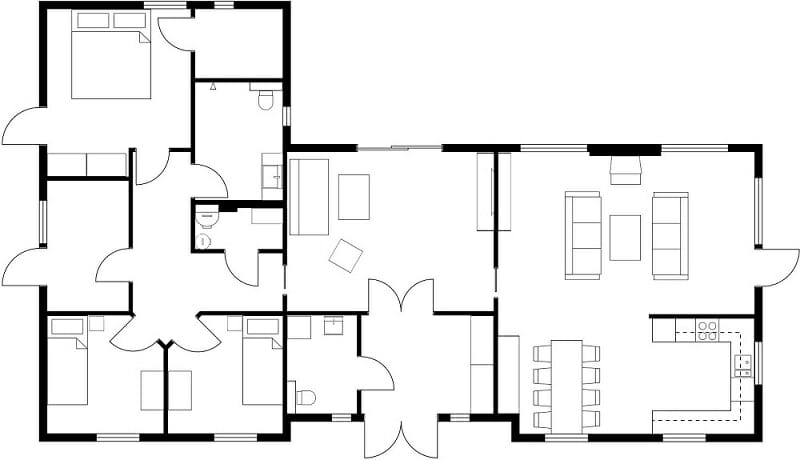
#> input picture Floorplans/1.jpg, 800 x 460 px
$ python -i ImageProcessing.py   (imports and definitions only)
#> lines starting #> are read from the running program, lines starting #| are printed output that depends on the picture; after the words box and inside, x2 and y2 are one past the last pixel; in counts of white or black regions, pixels touching at a corner belong together
import cv2 as cv
import numpy as np

# [2 lines not run here, left out]

def main():

    #read and display original floorplan in grayscale mode
    floorPlanNum = 2
    img = cv.imread(f'Floorplans/{floorPlanNum}.jpg', cv.IMREAD_GRAYSCALE)
    # cv.imshow('Input Floorplan', img)

    #dilate image to remove text
    kernalSize = 3
    kernel = np.ones((kernalSize, kernalSize), np.uint8)
    dilatedImg = cv.dilate(img, kernel) #key line
    # cv.imshow('Dilated', dilatedImg)

    #convert to black and white (thresholding)
    threshold, bwImg = cv.threshold(dilatedImg, 192, 255, cv.THRESH_BINARY)
    # cv.imshow('Thresholded', bwImg)

    #erode image
    kernalSize = 4
    kernel = np.ones((kernalSize, kernalSize), np.uint8)
    erodedImg = cv.erode(bwImg, kernel)
    # cv.imshow('Eroded', erodedImg)

    #invert the image to make the next module, 2D to 3D, easier.
    invertedImg = cv.bitwise_not(erodedImg)
    # cv.imshow('Inverted', invertedImg)

    #denoise
    nlabels, labels, stats, centroids = cv.connectedComponentsWithStats(invertedImg, None, None, None, 8, cv.CV_32S)
    areas = stats[1:,cv.CC_STAT_AREA]
    denoisedImg = np.zeros((labels.shape), np.uint8)
    for i in range(0, nlabels - 1):
        if areas[i] >= 25: #then keep
            denoisedImg[labels == i+1] = 255
    # cv.imshow('Processed Floorplan', denoisedImg)

    #save image
    cv.imwrite('Floorplans/Output.png', denoisedImg)

    # cv.waitKey(0)
    # cv.destroyAllWindows()

def processFloorPlan(inputPath):

    #read and display original floorplan in grayscale mode
    # floorPlanNum = 2
#> called with inputPath = '../../Floorplans/1.jpg'
    img = cv.imread(inputPath, cv.IMREAD_GRAYSCALE)
#> img is the input picture: shape (460, 800); min 0, max 255, mean 236.5
    # cv.imshow('Input Floorplan', img)

    #dilate image to remove text
    kernalSize = 3
    kernel = np.ones((kernalSize, kernalSize), np.uint8)
    dilatedImg = cv.dilate(img, kernel) #key line
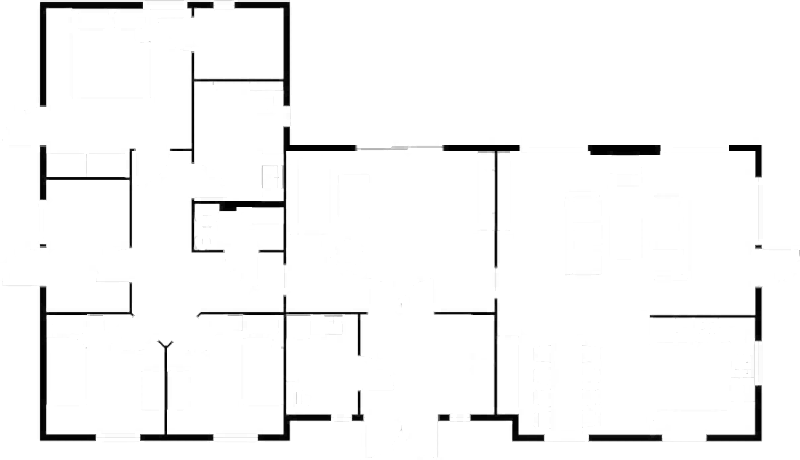
#> dilatedImg: shape (460, 800); min 0, max 255, mean 245.3
    # cv.imshow('Dilated', dilatedImg)

    #convert to black and white (thresholding)
    threshold, bwImg = cv.threshold(dilatedImg, 192, 255, cv.THRESH_BINARY)
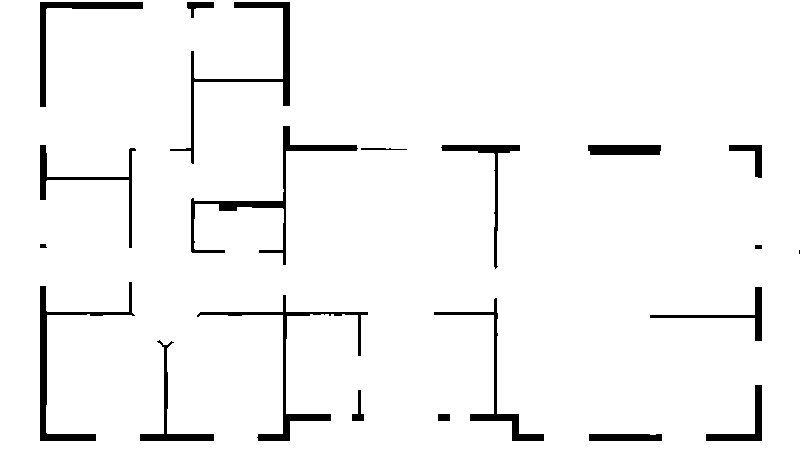
#> bwImg: shape (460, 800); 95.7% white; 21 black regions (1 under 20 px), largest, box (x1, y1, x2, y2) and area: (191, 126, 358, 265) 1811, (40, 282, 135, 441) 1736, (197, 295, 368, 441) 1690
    # cv.imshow('Thresholded', bwImg)

    #erode image
    kernalSize = 4
    kernel = np.ones((kernalSize, kernalSize), np.uint8)
    erodedImg = cv.erode(bwImg, kernel)
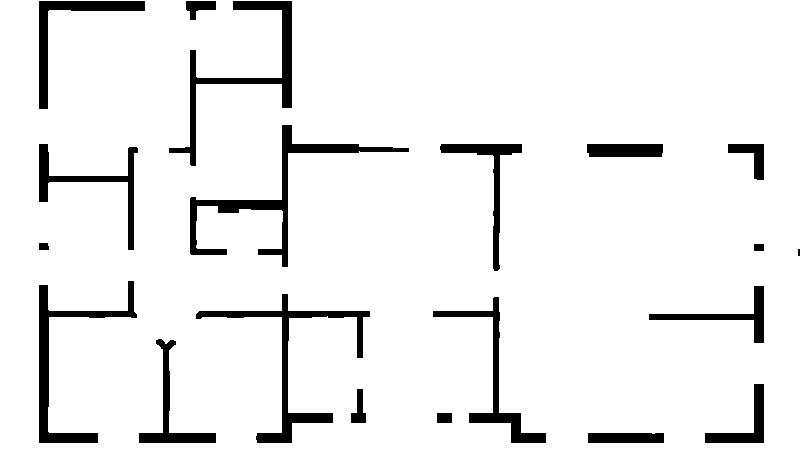
#> erodedImg: shape (460, 800); 92.9% white; 20 black regions (1 under 20 px), largest, box (x1, y1, x2, y2) and area: (190, 125, 409, 267) 3309, (196, 294, 370, 443) 3016, (169, 1, 292, 166) 2833
    # cv.imshow('Eroded', erodedImg)

    #invert the image to make the next module, 2D to 3D, easier.
    invertedImg = cv.bitwise_not(erodedImg)
    # cv.imshow('Inverted', invertedImg)

    #denoise
    nlabels, labels, stats, centroids = cv.connectedComponentsWithStats(invertedImg, None, None, None, 8, cv.CV_32S)
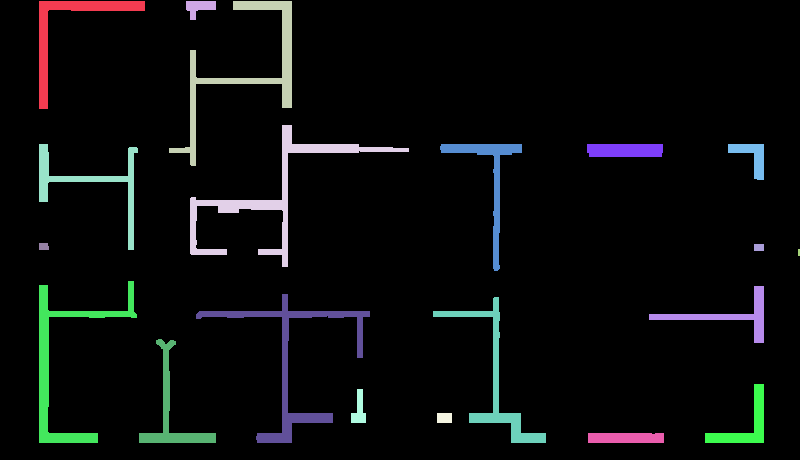
#> labels: shape (460, 800) int32; 21 distinct labels, from 0 to 20; one colour per label, 0 black
#> nlabels = 21; stats = 21 rows, first 6: [0, 0, 800, 460, 341972], [39, 1, 106, 108, 1920], [186, 1, 30, 19, 335], [169, 1, 123, 165, 2833], [190, 125, 219, 142, 3309], [39, 144, 99, 106, 1667]; centroids = 21 rows, first 8: [405.2, 227.8], [69.59, 30.25], [198.9, 6.78], [245.9, 68.03], [273.2, 192.7], [89.55, 183.3], [488.6, 178.6], [624.6, 149.9]
    areas = stats[1:,cv.CC_STAT_AREA]
#> areas = 20 values, max 3309 at index 3, min 14 at index 10, mean 1301.4
    denoisedImg = np.zeros((labels.shape), np.uint8)
    for i in range(0, nlabels - 1):
        if areas[i] >= 25: #then keep
            denoisedImg[labels == i+1] = 255
    # cv.imshow('Processed Floorplan', denoisedImg)

    #save image
    # cv.imwrite('Floorplans/Output.png', denoisedImg)

    return denoisedImg
    # cv.waitKey(0)
    # cv.destroyAllWindows()


#read and display original floorplan in grayscale mode
floorPlanNum = 2
# [1 line not run here, left out]
# cv.imshow('Input Floorplan', img)

#dilate image to remove text
kernalSize = 3
kernel = np.ones((kernalSize, kernalSize), np.uint8)
# [1 line that did not run here, left out]
# cv.imshow('Dilated', dilatedImg)

#convert to black and white (thresholding)
# [1 line that did not run here, left out]
# cv.imshow('Thresholded', bwImg)

#erode image
kernalSize = 4
kernel = np.ones((kernalSize, kernalSize), np.uint8)
# [1 line that did not run here, left out]
# cv.imshow('Eroded', erodedImg)

#invert the image to make the next module, 2D to 3D, easier.
# [1 line that did not run here, left out]
# cv.imshow('Inverted', invertedImg)

#denoise
# [1 line that did not run here, left out]
# [1 line that did not run here, left out]
# [1 line that did not run here, left out]
# [7 lines not run here, left out]

# cv.waitKey(0)
# cv.destroyAllWindows()

>>> result = processFloorPlan('../../Floorplans/1.jpg')
